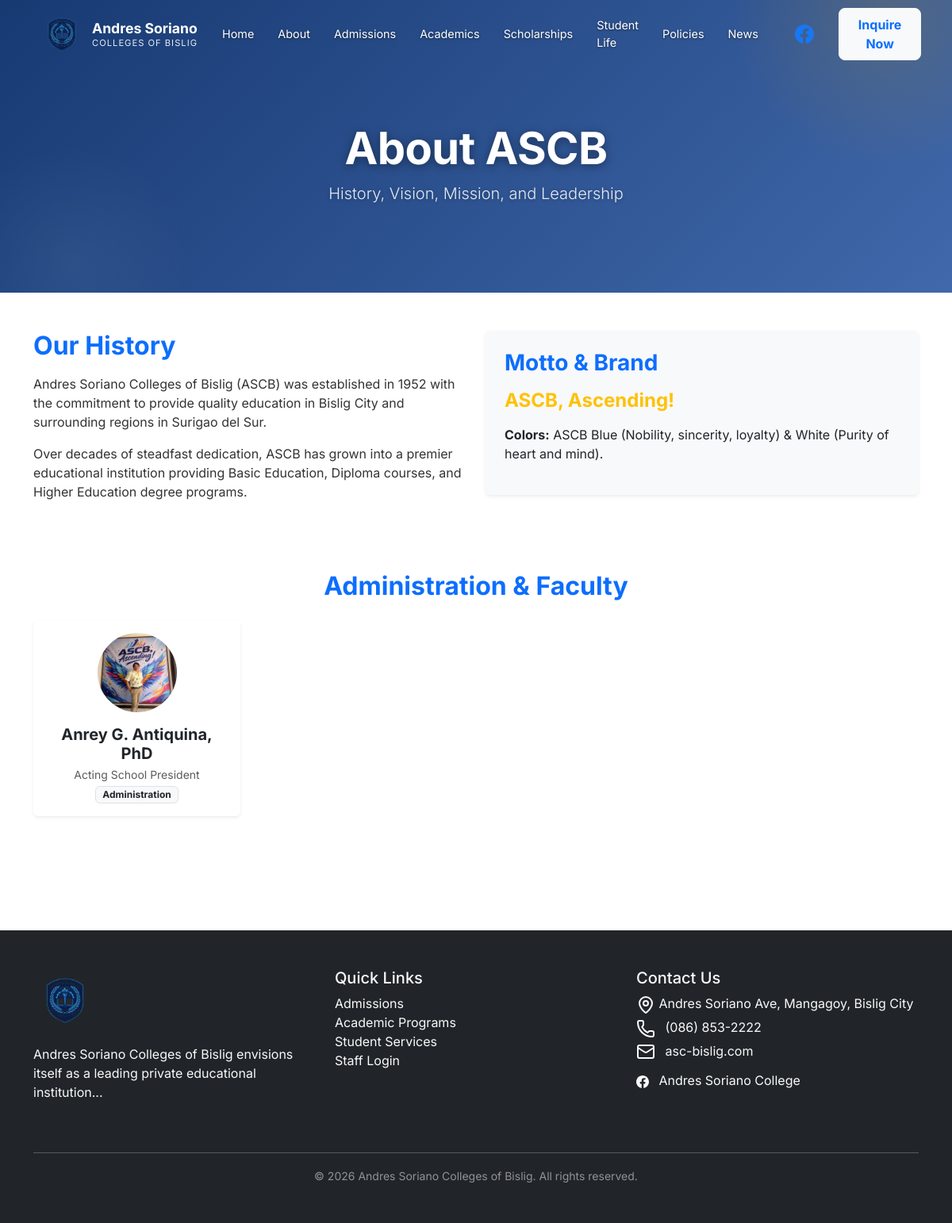
The page /public_html/about on the database as committed earlier.
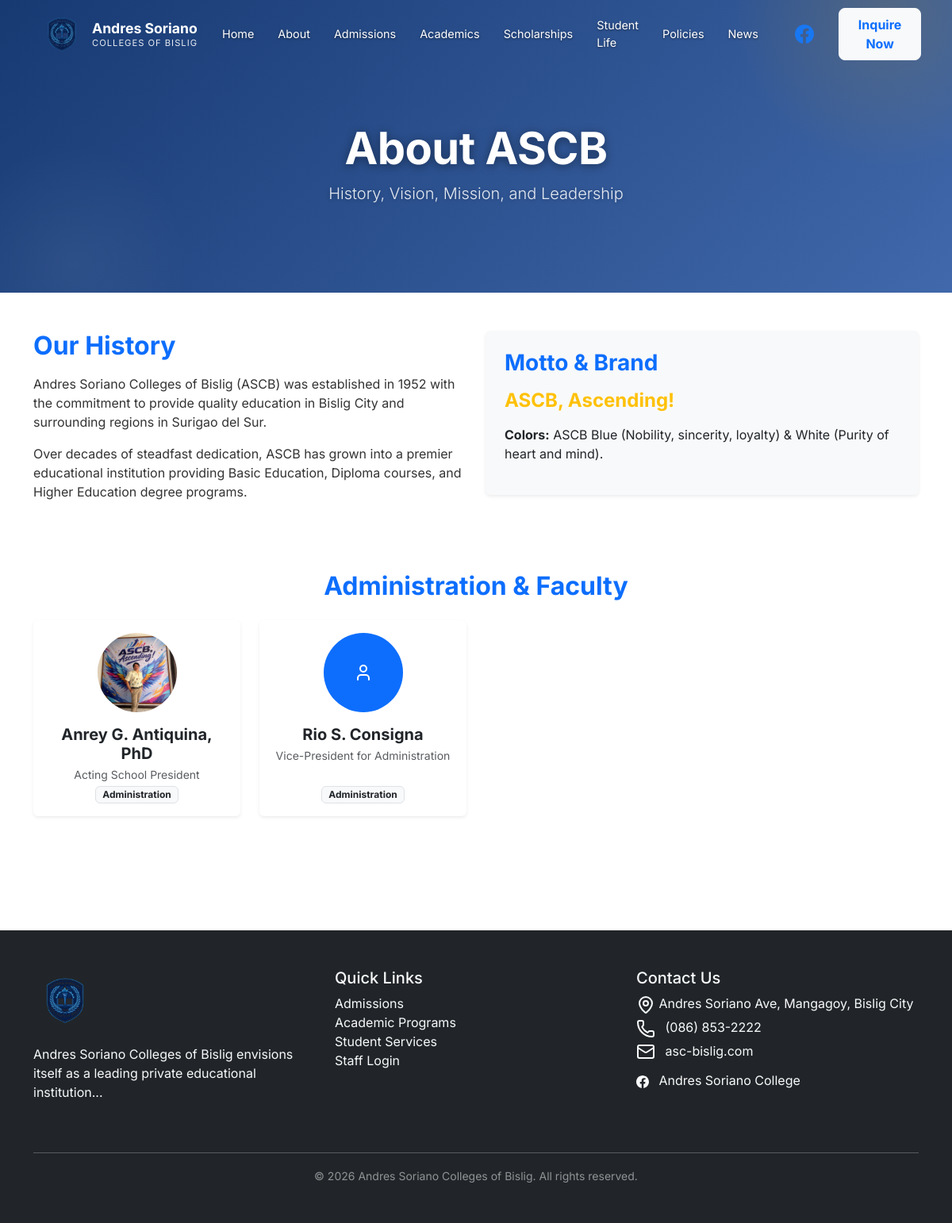
The same page on the database as committed later.
### tables this page shows
CREATE TABLE `site_identity` (
  `id` int(11) NOT NULL,
  `vision` text DEFAULT NULL,
  `mission` text DEFAULT NULL,
  `motto` varchar(255) DEFAULT NULL,
  `core_values` longtext DEFAULT NULL CHECK (json_valid(`core_values`)),
  `logo_path` varchar(255) DEFAULT NULL,
  `updated_at` timestamp NOT NULL DEFAULT current_timestamp() ON UPDATE current_timestamp()
);

CREATE TABLE `staff_directory` (
  `id` int(11) NOT NULL,
  `name` varchar(100) NOT NULL,
  `position` varchar(100) NOT NULL,
  `department` varchar(100) DEFAULT NULL,
  `photo` varchar(255) DEFAULT NULL,
  `sort_order` int(11) DEFAULT 0,
  `created_at` timestamp NOT NULL DEFAULT current_timestamp()
);

### app/core/Database.php (called while the page is built, shortened)
<?php
class Database {
    private $host = DB_HOST;
    private $user = DB_USER;
    private $pass = DB_PASS;
    private $dbname = DB_NAME;
    private $dbh;
    private $stmt;
    private static $instance = null;
    private function __construct() {
        $dsn = 'mysql:host=' . $this->host . ';dbname=' . $this->dbname . ';charset=utf8mb4';
        $options = array(
            PDO::ATTR_PERSISTENT => false,
            PDO::ATTR_ERRMODE => PDO::ERRMODE_EXCEPTION,
            PDO::ATTR_DEFAULT_FETCH_MODE => PDO::FETCH_OBJ
        );
        try {
            $this->dbh = new PDO($dsn, $this->user, $this->pass, $options);
        } catch(PDOException $e) {
            error_log('Database connection failed: ' . $e->getMessage());
            throw new RuntimeException('Database connection unavailable.', 0, $e);
        }
    }
    public static function getInstance() {
        if (self::$instance == null) {
            self::$instance = new Database();
        }
        return self::$instance;
    }
    public function query($sql) {
        $this->stmt = $this->dbh->prepare($sql);
    }
    public function execute() {
        return $this->stmt->execute();
    }
    public function resultSet() {
        $this->execute();
        return $this->stmt->fetchAll();
    }
    public function single() {
        $this->execute();
        return $this->stmt->fetch();
    }
}

### public_html/views/about.php (the view, shortened to what this page needs)
<?php
$db->query('SELECT * FROM site_identity LIMIT 1');
$identity = $db->single();
$db->query('SELECT * FROM staff_directory ORDER BY id ASC');
$staff = $db->resultSet();
require_once __DIR__ . '/partials/header.php';
?>
<div class="page-hero text-white">
    <div class="container text-center py-4">
        <h1 class="display-4 fw-bold">About ASCB</h1>
        <p class="lead">History, Vision, Mission, and Leadership</p>
    </div>
</div>
<div class="container py-5">
    <div class="row mb-5">
        <div class="col-md-6 mb-4">
            <h2 class="text-primary fw-bold mb-3">Our History</h2>
            <p>Andres Soriano Colleges of Bislig (ASCB) was established in 1952 with the commitment to provide quality education in Bislig City and surrounding regions in Surigao del Sur.</p>
            <p>Over decades of steadfast dedication, ASCB has grown into a premier educational institution providing Basic Education, Diploma courses, and Higher Education degree programs.</p>
        </div>
        <div class="col-md-6 mb-4">
            <div class="card shadow-sm border-0 bg-light p-4">
                <h3 class="text-primary fw-bold mb-3">Motto & Brand</h3>
                <h4 class="text-warning fw-bold mb-3"><?php echo htmlspecialchars($identity->motto ?? 'ASCB, Ascending!'); ?></h4>
                <p><strong>Colors:</strong> ASCB Blue (Nobility, sincerity, loyalty) & White (Purity of heart and mind).</p>
            </div>
        </div>
    </div>
    <div class="my-5">
        <h2 class="text-center text-primary fw-bold mb-4">Administration & Faculty</h2>
        <div class="row g-4">
            <?php if(empty($staff)): ?>
                <p class="text-center text-muted">Faculty directory will be updated soon.</p>
            <?php else: ?>
                <?php foreach($staff as $person): ?>
                <div class="col-md-3 text-center">
                    <div class="card h-100 shadow-sm border-0 p-3">
                        <?php if($person->photo): ?>
                            <img src="<?php echo URLROOT; ?>/<?php echo htmlspecialchars($person->photo); ?>" class="rounded-circle mx-auto mb-3" style="width: 100px; height: 100px; object-fit: cover;">
                        <?php else: ?>
                            <div class="bg-primary text-white rounded-circle mx-auto mb-3 d-flex align-items-center justify-content-center" style="width: 100px; height: 100px; font-size: 2rem;">
                                <i data-lucide="user"></i>
                            </div>
                        <?php endif; ?>
                        <h5 class="fw-bold mb-1"><?php echo htmlspecialchars($person->name); ?></h5>
                        <p class="text-muted small mb-1"><?php echo htmlspecialchars($person->position); ?></p>
                        <span class="badge bg-light text-dark border align-self-center mt-auto"><?php echo htmlspecialchars($person->department); ?></span>
                    </div>
                </div>
                <?php endforeach; ?>
            <?php endif; ?>
        </div>
    </div>
</div>
<?php require_once __DIR__ . '/partials/footer.php'; ?>

### public_html/index.php (shortened to what this page needs)
<?php
require_once '../app/core/Database.php';
$request_uri = parse_url($_SERVER['REQUEST_URI'], PHP_URL_PATH);
$request_uri = preg_replace('#^/+(ascend_website/public_html|ascend_website|public_html)(/|$)#i', '/', $request_uri);
$url = trim($request_uri, '/');
try {
    $db = Database::getInstance();
} catch (Throwable $e) {
    error_log('Public request database unavailable: ' . $e->getMessage());
    http_response_code(503);
    exit('The website is temporarily unavailable. Please try again later.');
}
$url_parts = explode('/', $url);
$base_route = $url_parts[0];
switch ($base_route) {
    case 'about':
        require_once 'views/about.php';
        break;
}

### public_html/views/partials/header.php (shortened to what this page needs)
<!DOCTYPE html>
<html lang="en">
<head>
    <link href="https://cdn.jsdelivr.net/npm/bootstrap@5.3.0/dist/css/bootstrap.min.css" rel="stylesheet">
    <link rel="stylesheet" href="https://cdn.jsdelivr.net/npm/swiper@10/swiper-bundle.min.css" />
    <link rel="stylesheet" href="<?php echo URLROOT; ?>/assets/css/style.css?v=1.0.2">
</head>
<body>
<header id="mainHeader" class="header-transparent">
    <nav class="navbar navbar-expand-lg navbar-dark">
        <div class="container-fluid px-5">
            <a class="navbar-brand d-flex align-items-center" href="<?php echo URLROOT; ?>/">
                <img src="<?php echo URLROOT; ?>/assets/images/ascb-logo-transparent.png" alt="ASCB Logo" style="height: 60px;">
                <div class="ms-2 text-white lh-sm d-none d-md-block">
                    <strong class="d-block" style="font-size: 1.1rem; font-weight: 700;">Andres Soriano</strong>
                    <small class="d-block" style="font-size: 0.7rem; letter-spacing: 1px; opacity: 0.9;">COLLEGES OF BISLIG</small>
                </div>
            </a>
            <div class="collapse navbar-collapse justify-content-end" id="navbarNav">
                <ul class="navbar-nav align-items-center">
                    <li class="nav-item"><a class="nav-link text-white" href="<?php echo URLROOT; ?>/">Home</a></li>
                    <li class="nav-item"><a class="nav-link text-white" href="<?php echo URLROOT; ?>/about">About</a></li>
                    <li class="nav-item"><a class="nav-link text-white" href="<?php echo URLROOT; ?>/admissions">Admissions</a></li>
                    <li class="nav-item"><a class="nav-link text-white" href="<?php echo URLROOT; ?>/academics">Academics</a></li>
                    <li class="nav-item"><a class="nav-link text-white" href="<?php echo URLROOT; ?>/scholarships">Scholarships</a></li>
                    <li class="nav-item"><a class="nav-link text-white" href="<?php echo URLROOT; ?>/student-life">Student Life</a></li>
                    <li class="nav-item"><a class="nav-link text-white" href="<?php echo URLROOT; ?>/policies">Policies</a></li>
                    <li class="nav-item"><a class="nav-link text-white" href="<?php echo URLROOT; ?>/news">News</a></li>
                    <li class="nav-item ms-lg-3 me-2 d-flex align-items-center">
                        <a href="https://www.facebook.com/AndresSorianoCollege" target="_blank" rel="noopener noreferrer" class="nav-link text-white px-2" aria-label="Follow ASCB on Facebook (opens in new tab)">
                        </a>
                    </li>
                    <li class="nav-item ms-lg-2"><a class="btn btn-light text-primary fw-bold px-4 py-2" style="border-radius: 8px;" href="<?php echo URLROOT; ?>/inquire">Inquire Now</a></li>
                </ul>
            </div>
        </div>
    </nav>
</header>

### public_html/views/partials/footer.php (shortened to what this page needs)
<footer class="bg-dark text-light py-5 mt-5" role="contentinfo">
    <div class="container">
        <div class="row">
            <div class="col-md-4 mb-4">
                <img src="<?php echo URLROOT; ?>/assets/css/images/ascb-logo-transparent.png"
                    alt="Andres Soriano Colleges of Bislig Logo" class="mb-3" style="max-height: 80px;">
                <p>Andres Soriano Colleges of Bislig envisions itself as a leading private educational institution...
                </p>
            </div>
            <div class="col-md-4 mb-4">
                <h2 class="h5">Quick Links</h2>
                <ul class="list-unstyled">
                    <li><a href="<?php echo URLROOT; ?>/admissions"
                            class="text-light text-decoration-none">Admissions</a></li>
                    <li><a href="<?php echo URLROOT; ?>/academics" class="text-light text-decoration-none">Academic
                            Programs</a></li>
                    <li><a href="<?php echo URLROOT; ?>/student-life" class="text-light text-decoration-none">Student
                            Services</a></li>
                    <li><a href="<?php echo URLROOT; ?>/admin/login.php" class="text-light text-decoration-none">Staff Login</a>
                    </li>
                </ul>
            </div>
            <div class="col-md-4 mb-4">
                <h2 class="h5">Contact Us</h2>
                <address style="font-style: normal;">
                    <p class="mb-1"><i data-lucide="map-pin" aria-hidden="true"></i> Andres Soriano Ave, Mangagoy,
                        Bislig City</p>
                    <p class="mb-1"><i data-lucide="phone" aria-hidden="true" class="me-2"></i> <a
                            href="tel:+6386853222" class="text-light text-decoration-none">(086) 853-2222</a></p>
                    <p class="mb-1"><i data-lucide="mail" aria-hidden="true" class="me-2"></i> <a
                            href="mailto:info@ascb.edu.ph" class="text-light text-decoration-none">asc-bislig.com</a>
                    </p>
                    <a href="https://www.facebook.com/AndresSorianoCollege" target="_blank" rel="noopener noreferrer"
                        class="text-light text-decoration-none mt-2 d-inline-block"
                        aria-label="Visit ASCB on Facebook (opens in new tab)">
                         Andres Soriano College
                    </a>
                </address>
            </div>
        </div>
        <hr class="mt-4 mb-3">
        <div class="text-center text-white-50">
            <small>&copy; <?php echo date('Y'); ?> Andres Soriano Colleges of Bislig. All rights reserved.</small>
        </div>
    </div>
</footer>
</body>
</html>

### public_html/assets/css/style.css (style rules this page uses)
:root { --ascb-blue-dark: #0B2F6B; --ascb-blue-main: #1F4E9C; --ascb-gold: #F2A900; --ascb-white: #FFFFFF; --ascb-gray: #f8f9fa; --text-main: #333333; }
body { font-family: 'Inter', sans-serif; color: var(--text-main); margin: 0; padding: 0; }
.page-hero { background: linear-gradient(135deg, rgba(11, 47, 107, 0.95) 0%, rgba(31, 78, 156, 0.85) 100%); padding: 130px 0 70px; position: relative; overflow: hidden; }
.page-hero::before { content: ''; position: absolute; top: -50%; right: -10%; width: 400px; height: 400px; background: radial-gradient(circle, rgba(242, 169, 0, 0.15) 0%, transparent 70%); z-index: 0; }
.page-hero::after { content: ''; position: absolute; bottom: -30%; left: -5%; width: 300px; height: 300px; background: radial-gradient(circle, rgba(255,255,255,0.05) 0%, transparent 70%); z-index: 0; }
.page-hero .container { position: relative; z-index: 1; }
.page-hero h1 { font-weight: 800; letter-spacing: -0.5px; text-shadow: 0 2px 12px rgba(0,0,0,0.4); }
.page-hero p.lead { opacity: 0.88; font-weight: 300; text-shadow: 0 1px 6px rgba(0,0,0,0.3); }
header { position: fixed; top: 0; width: 100%; z-index: 1000; transition: background-color 0.3s ease, box-shadow 0.3s ease; }
.navbar-brand img { height: 60px; transition: height 0.3s ease; }
.header-transparent .nav-link { font-size: 0.9rem; padding: 10px 15px !important; text-shadow: 0 1px 3px rgba(0,0,0,0.5); transition: color 0.3s ease; }

Rows that differ between the two databases and show on the page:
added staff_directory: name "Rio S. Consigna", position "Vice-President for Administration", department "Administration"
